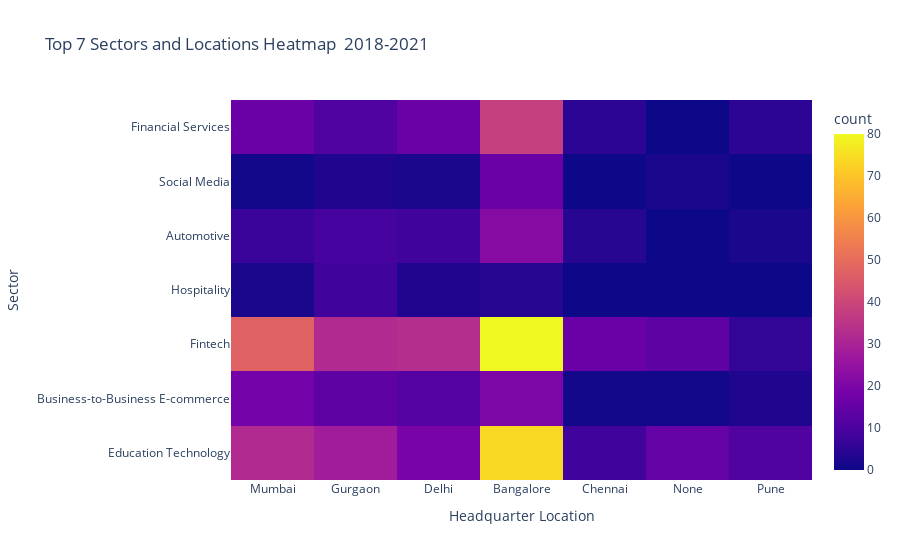

Notebook code cell kept with this figure:
### Markdown cell above
#### **6. Does the location of the company influence its sector?**

### Code cell
# Get the top 7 sectors and top 7 locations based on total funding amount
top_sectors = dataset.groupby('sector')['amount'].sum().sort_values(ascending=False).head(7).index
top_locations = dataset.groupby('headquarter')['amount'].sum().sort_values(ascending=False).head(7).index

# Filter the DataFrame for the top 7 sectors and top 7 locations
df_top7 = dataset[dataset['sector'].isin(top_sectors) & dataset['headquarter'].isin(top_locations)]

# Create a heatmap
fig = px.density_heatmap(df_top7, 
                         x='headquarter', 
                         y='sector', 
                         title='Top 7 Sectors and Locations Heatmap \n2018-2021',
                         labels={'headquarter': 'Headquarter Location', 'sector': 'Sector'})
fig.show()

### Figure 1 — Plotly figure (JSON) as saved in the notebook; plotly's stock layout.template omitted (floating-point values rounded to 4 significant figures; data arrays with more than 128 entries replaced by an {"elided": "..."} marker saying what was removed)
{"data": [{"coloraxis": "coloraxis", "hovertemplate": "Headquarter Location=%{x}<br>Sector=%{y}<br>count=%{z}<extra></extra>", "name": "", "type": "histogram2d", "x": {"elided": "668 str values"}, "xaxis": "x", "xbingroup": "x", "y": {"elided": "668 str values"}, "yaxis": "y", "ybingroup": "y"}], "layout": {"coloraxis": {"colorbar": {"title": {"text": "count"}}, "colorscale": [[0, "#0d0887"], [0.1111, "#46039f"], [0.2222, "#7201a8"], [0.3333, "#9c179e"], [0.4444, "#bd3786"], [0.5556, "#d8576b"], [0.6667, "#ed7953"], [0.7778, "#fb9f3a"], [0.8889, "#fdca26"], [1, "#f0f921"]]}, "legend": {"tracegroupgap": 0}, "title": {"text": "Top 7 Sectors and Locations Heatmap \n2018-2021"}, "xaxis": {"anchor": "y", "domain": [0, 1], "title": {"text": "Headquarter Location"}}, "yaxis": {"anchor": "x", "domain": [0, 1], "title": {"text": "Sector"}}}}
